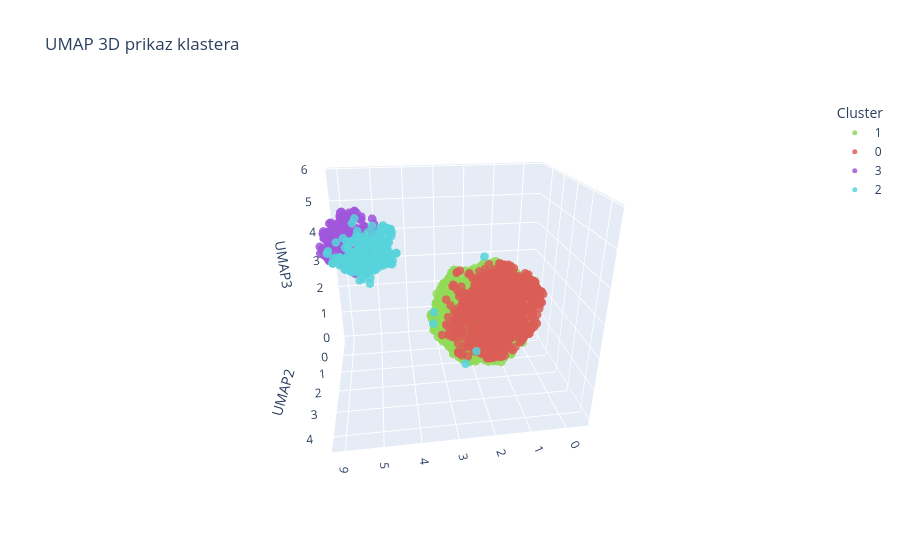

Notebook code cell kept with this figure:
### Code cell
draw_umap_2d_3d(cluster_labels, df_Divisive_dend)

### Figure 1 — Plotly figure (JSON) as saved in the notebook; plotly's stock layout.template omitted (floating-point values rounded to 4 significant figures; data arrays with more than 128 entries replaced by an {"elided": "..."} marker saying what was removed)
{"data": [{"hovertemplate": "Cluster=1<br>UMAP1=%{x}<br>UMAP2=%{y}<br>UMAP3=%{z}<extra></extra>", "legendgroup": "1", "marker": {"color": "rgb(145,219,86)", "opacity": 0.85, "size": 5, "symbol": "circle"}, "mode": "markers", "name": "1", "scene": "scene", "showlegend": true, "type": "scatter3d", "x": {"elided": "842 float values"}, "y": {"elided": "842 float values"}, "z": {"elided": "842 float values"}}, {"hovertemplate": "Cluster=0<br>UMAP1=%{x}<br>UMAP2=%{y}<br>UMAP3=%{z}<extra></extra>", "legendgroup": "0", "marker": {"color": "rgb(219,94,86)", "opacity": 0.85, "size": 5, "symbol": "circle"}, "mode": "markers", "name": "0", "scene": "scene", "showlegend": true, "type": "scatter3d", "x": {"elided": "915 float values"}, "y": {"elided": "915 float values"}, "z": {"elided": "915 float values"}}, {"hovertemplate": "Cluster=3<br>UMAP1=%{x}<br>UMAP2=%{y}<br>UMAP3=%{z}<extra></extra>", "legendgroup": "3", "marker": {"color": "rgb(160,86,219)", "opacity": 0.85, "size": 5, "symbol": "circle"}, "mode": "markers", "name": "3", "scene": "scene", "showlegend": true, "type": "scatter3d", "x": {"elided": "164 float values"}, "y": {"elided": "164 float values"}, "z": {"elided": "164 float values"}}, {"hovertemplate": "Cluster=2<br>UMAP1=%{x}<br>UMAP2=%{y}<br>UMAP3=%{z}<extra></extra>", "legendgroup": "2", "marker": {"color": "rgb(86,211,219)", "opacity": 0.85, "size": 5, "symbol": "circle"}, "mode": "markers", "name": "2", "scene": "scene", "showlegend": true, "type": "scatter3d", "x": {"elided": "213 float values"}, "y": {"elided": "213 float values"}, "z": {"elided": "213 float values"}}], "layout": {"autosize": true, "legend": {"title": {"text": "Cluster"}, "tracegroupgap": 0}, "scene": {"aspectmode": "auto", "aspectratio": {"x": 1.122, "y": 0.8873, "z": 1.005}, "camera": {"center": {"x": 0, "y": 0, "z": 0}, "eye": {"x": 0.2826, "y": 1.939, "z": 0.9215}, "projection": {"type": "perspective"}, "up": {"x": 0, "y": 0, "z": 1}}, "domain": {"x": [0, 1], "y": [0, 1]}, "xaxis": {"title": {"text": "UMAP1"}, "type": "linear"}, "yaxis": {"title": {"text": "UMAP2"}, "type": "linear"}, "zaxis": {"title": {"text": "UMAP3"}, "type": "linear"}}, "title": {"text": "UMAP 3D prikaz klastera"}}}
